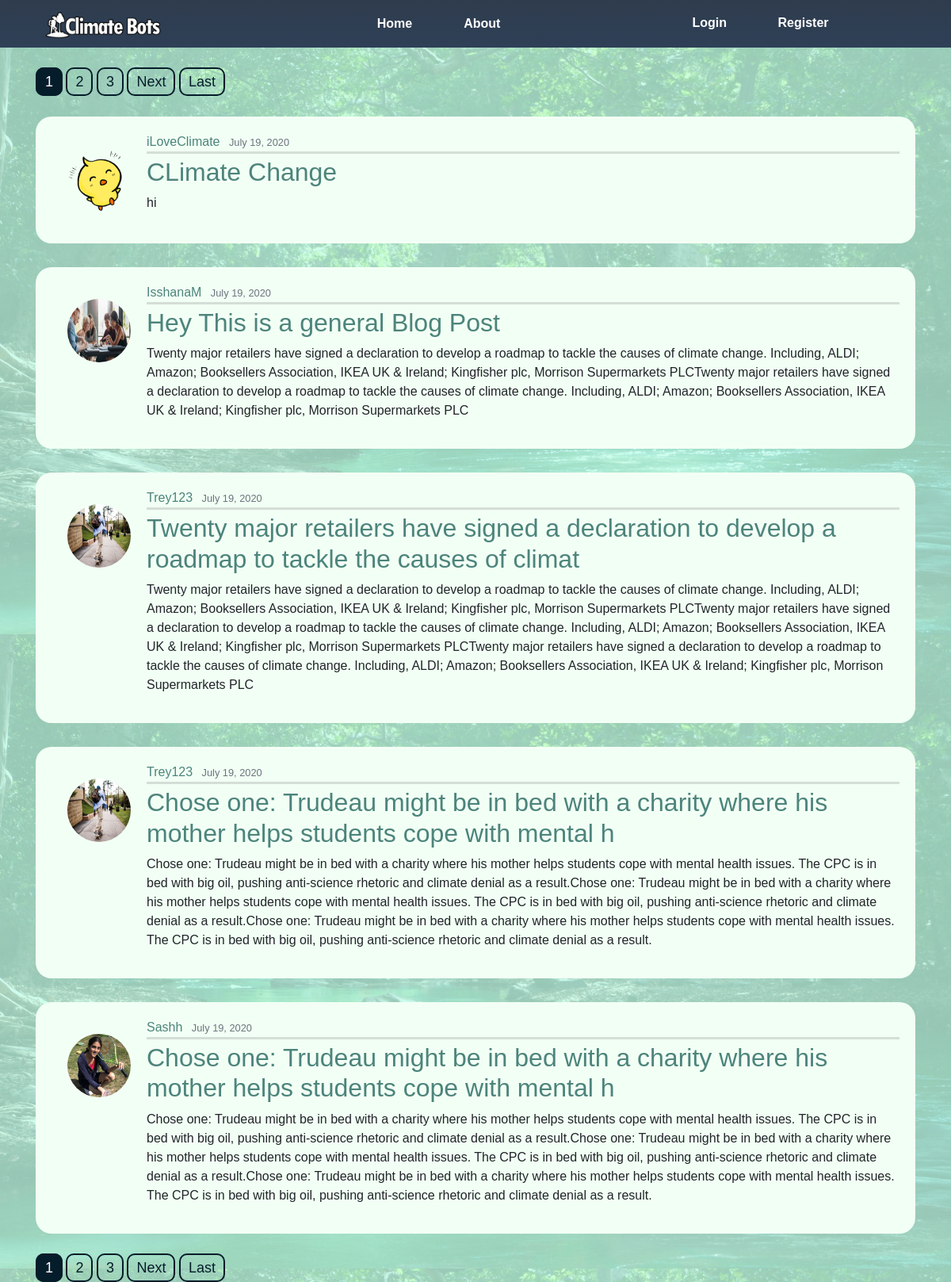
Before: / with the older database file.
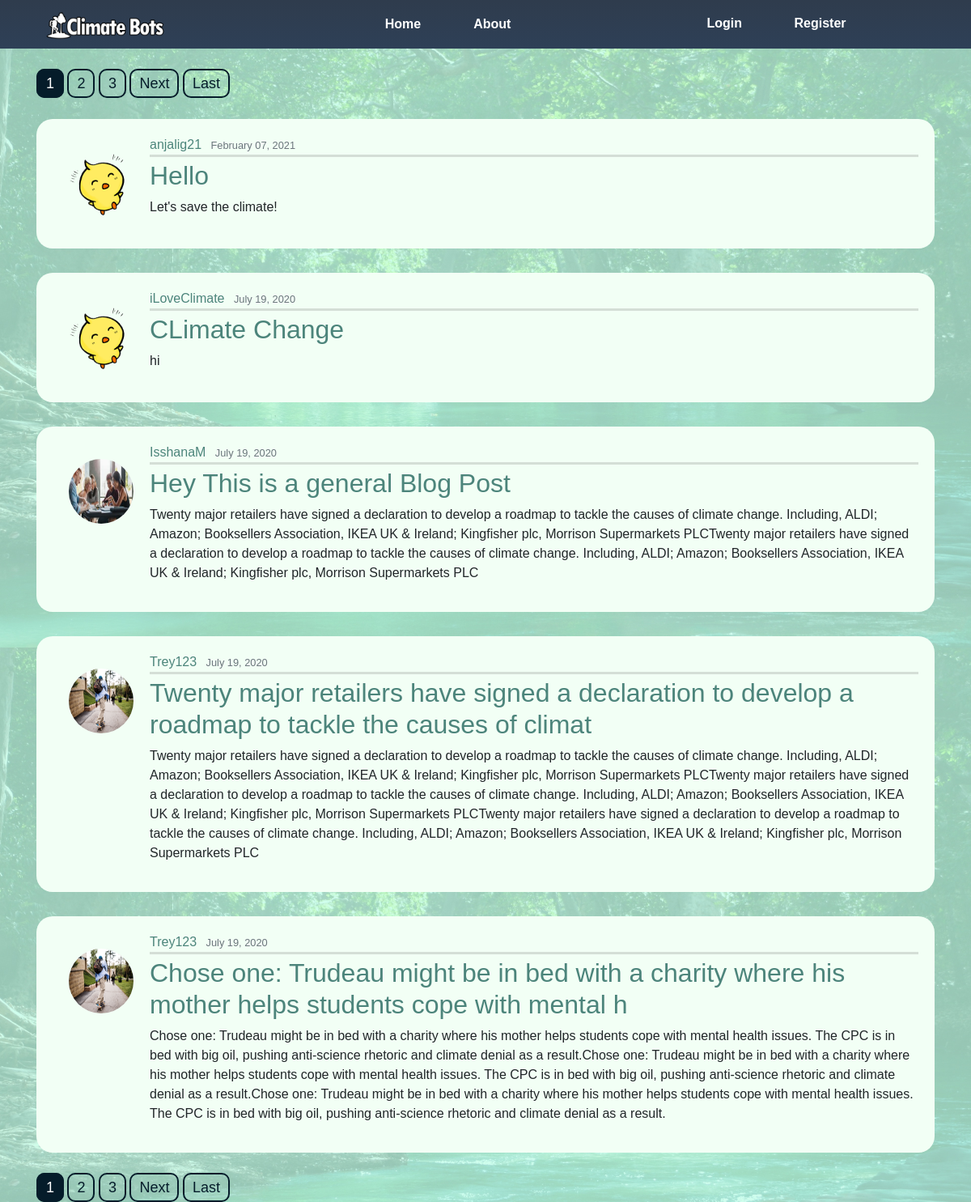
After: the same page with the newer database file.
### blog/models.py (models this page shows, shortened)
class Post(models.Model):
  title = models.CharField(max_length=100)
  content = models.TextField()
  date_posted = models.DateTimeField(default=timezone.now)
  author = models.ForeignKey(User, on_delete=models.CASCADE)
  category = models.CharField(max_length=225,default='general')

### users/models.py (models this page shows, shortened)
class Profile(models.Model):
    user = models.OneToOneField(User, on_delete=models.CASCADE)
    image = models.ImageField(default='default.jpg', upload_to='profile_pics')

### blog/views.py (the view)
# urls.py: path('', PostListView.as_view(), name='blog-home'),
class PostListView(ListView):
    model = Post
    template_name = 'blog/home.html'  # <app>/<model>_<viewtype>.html
    context_object_name = 'posts'
    ordering = ['-date_posted']
    paginate_by = 5

### blog/templates/blog/home.html (shortened to what this page needs)
{% extends "blog/base.html" %}
{% block content %}
  {% if is_paginated %}
  <div class="pagin-marg">
    {% for num in page_obj.paginator.page_range %}
      {% if page_obj.number == num %}
        <a class="pagin-btn active" href="?page={{ num }}">{{ num }}</a>
      {% elif num > page_obj.number|add:'-3' and num < page_obj.number|add:'3' %}
        <a class="pagin-btn" href="?page={{ num }}">{{ num }}</a>
      {% endif %}
    {% endfor %}
    {% if page_obj.has_next %}
      <a class="pagin-btn" href="?page={{ page_obj.next_page_number }}">Next</a>
      <a class="pagin-btn" href="?page={{ page_obj.paginator.num_pages }}">Last</a>
    {% endif %}
  </div>
  {% endif %}
  {% for post in posts %}
  <div class="postdetail-post">
      <article class="media content-section">
        <img class="home-pfpimg" src="{{ post.author.profile.image.url}}">
        <div class="media-body">
          <div class="article-metadata headtext">
            <a class="postdetail-author" href="{%url 'user-posts' post.author.username %}">{{ post.author }}</a>
            <small class="text-muted">{{ post.date_posted | date:"F d, Y" }}</small>
          </div>
          <h2><a class="postdetail-title" href="{% url 'post-detail' post.id %}">{{ post.title }}</a></h2>
          <p class="article-content">{{ post.content }}</p>
        </div>
      </article>
    </div>
  {% endfor %}
    {% if is_paginated %}
    <div class="pagin-marg">
      {% for num in page_obj.paginator.page_range %}
        {% if page_obj.number == num %}
          <a class="pagin-btn active" href="?page={{ num }}">{{ num }}</a>
        {% elif num > page_obj.number|add:'-3' and num < page_obj.number|add:'3' %}
          <a class="pagin-btn" href="?page={{ num }}">{{ num }}</a>
        {% endif %}
      {% endfor %}
      {% if page_obj.has_next %}
        <a class="pagin-btn" href="?page={{ page_obj.next_page_number }}">Next</a>
        <a class="pagin-btn" href="?page={{ page_obj.paginator.num_pages }}">Last</a>
      {% endif %}
    </div>
    {% endif %}
{% endblock content %}

### blog/templates/blog/base.html (shortened to what this page needs)
{% load static %}
<!DOCTYPE html>
<html lang="en">
<head>
  <link rel="stylesheet" href="https://stackpath.bootstrapcdn.com/bootstrap/4.5.0/css/bootstrap.min.css">
  <link rel="stylesheet" href="https://maxcdn.bootstrapcdn.com/bootstrap/4.0.0/css/bootstrap.min.css">
  <link rel="stylesheet" type="text/css" href="{% static 'blog/main.css' %}">
</head>
<body>
  <header>
    <div class="nav-logo-container">
      <img src="../../../media/img/logo.png">
    </div>
    <nav class="nav-container">
        <a href="{% url 'blog-home' %}">Home</a>
        <a href="{% url 'blog-about' %}">About</a>
    </nav>
    <div class ="nav-right-container">
      {% if user.is_authenticated %}
      <a class="nav-right" href="{% url 'profile' %}">Profile</a>
      <a class="nav-right" href="{% url 'logout' %}">Logout</a>
    {% else %}
      <a class="nav-right" href="{% url 'login' %}">Login</a>
      <a class="nav-right" href="{% url 'register' %}">Register</a>
    {% endif %}
    </div>
  </header>
<main role="main" class="container">
  <div>
    <div>
      {% block content %}{% endblock %}
    </div>
  </div>
</main>
</body>
</html>

### blog/static/blog/main.css (style rules this page uses)
* { box-sizing:border-box; margin:0; padding:0; font-family: Arial, Helvetica, sans-serif; }
body { background: url(../../../media/img/other/background.jpg) center/cover; width:100%; height:100vh; margin-top: 0; padding:0; }
header { padding:5px; width: 100%; height: 60px; display: flex; background: linear-gradient(to bottom, #2f3c4d 0%, #2e4057 100%); }
.nav-logo-container { width: 100px; height: 100%; text-decoration: none; margin-top: -12px; margin-left: 200px; }
.nav-logo-container img { margin-top: -40px; width:150px; height:160px; margin-left:-150px; }
.nav-container { width: calc(100% - 200px); height: 100%; display:flex; align-items:center; justify-content:center; gap:5px; }
.nav-container a { text-decoration: none; color:white; font-weight:bold; text-align: center; padding:30px; font-size: larger; font-size: 16px;; }
.nav-right-container { margin-top: 2px;; width: 600px; height: 100%; align-items:right; justify-content:right; padding-top:10px; padding-bottom:10px; }
.nav-right-container a { text-decoration: none; color:white; font-weight:bold; text-align: right; padding:30px; font-size: 16px; }
.home-pfpimg { width:80px; height:80px; border-radius: 100%; margin:20px; }
.headtext { border-bottom: 3px solid rgba(105, 105, 105, 0.219); margin-bottom: 4px; }
.postdetail-post { margin-top: 30px; background:rgb(242, 255, 245); padding:20px; border-radius: 20px; text-align: left; }
.postdetail-title { color: #4c847b }
.postdetail-author { text-decoration: none; color: #4c847b; margin-right:7px; }
.postdetail-post p { text-align: left; margin-left:inherit; margin-right: inherit; }
.pagin-btn { border: 2px solid #051c2a; padding:6px 10px 6px 10px; color:#051c2a; border-radius:10px; font-size: 18px; }
.pagin-btn.active { text-decoration: none; background:#051c2a; color:white; }
.pagin-marg { margin-top: 30px;; margin-bottom: 30px; }

Changed rows visible on the page:
no longer on this page (row unchanged): Post: author.profile.image (picture), author "Sashh", date_posted "July 19, 2020", title "Chose one: Trudeau might be in bed with a charity where his mother helps students cope with mental h", content "Chose one: Trudeau might be in bed with a charity where his mother helps students cope with mental health issues. The CPC is in bed with big oil, pushing anti-science rhetoric and climate denial as a result.Chose one: Trudeau might be in bed with a charity where his mother helps students cope with mental health issues. The CPC is in bed with big oil, pushing anti-science rhetoric and climate denial as a result.Chose one: Trudeau might be in bed with a charity where his mother helps students cope with mental health issues. The CPC is in bed with big oil, pushing anti-science rhetoric and climate denial as a result."
added Post: author.profile.image (placeholder picture), author "anjalig21", date_posted "February 07, 2021", title "Hello", content "Let's save the climate!"
